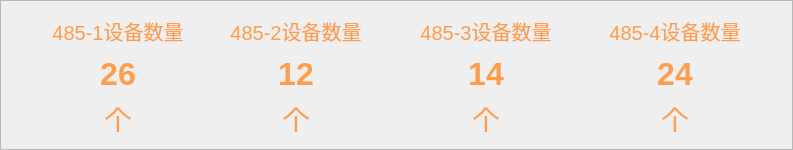
          <widget class="QFrame" name="frame_6">
           <property name="sizePolicy">
            <sizepolicy hsizetype="Preferred" vsizetype="Preferred">
             <horstretch>0</horstretch>
             <verstretch>0</verstretch>
            </sizepolicy>
           </property>
           <property name="minimumSize">
            <size>
             <width>150</width>
             <height>150</height>
            </size>
           </property>
           <property name="maximumSize">
            <size>
             <width>1000</width>
             <height>200</height>
            </size>
           </property>
           <property name="styleSheet">
            <string notr="true">.QFrame{
border-image: url(:/images/border002.png);
}</string>
           </property>
           <property name="frameShape">
            <enum>QFrame::StyledPanel</enum>
           </property>
           <property name="frameShadow">
            <enum>QFrame::Raised</enum>
           </property>
           <layout class="QHBoxLayout" name="horizontalLayout_16">
            <item>
             <spacer name="horizontalSpacer_9">
              <property name="orientation">
               <enum>Qt::Horizontal</enum>
              </property>
              <property name="sizeHint" stdset="0">
               <size>
                <width>40</width>
                <height>20</height>
               </size>
              </property>
             </spacer>
            </item>
            <item>
             <layout class="QVBoxLayout" name="verticalLayout_8">
              <item>
               <widget class="QLabel" name="label_17">
                <property name="font">
                 <font>
                  <pointsize>15</pointsize>
                 </font>
                </property>
                <property name="styleSheet">
                 <string notr="true">color:#ff9d4d</string>
                </property>
                <property name="text">
                 <string>485-1设备数量</string>
                </property>
                <property name="alignment">
                 <set>Qt::AlignCenter</set>
                </property>
               </widget>
              </item>
              <item>
               <widget class="QLabel" name="label_18">
                <property name="font">
                 <font>
                  <pointsize>24</pointsize>
                  <weight>75</weight>
                  <bold>true</bold>
                 </font>
                </property>
                <property name="styleSheet">
                 <string notr="true">color:#ff9d4d</string>
                </property>
                <property name="text">
                 <string>26</string>
                </property>
                <property name="alignment">
                 <set>Qt::AlignCenter</set>
                </property>
               </widget>
              </item>
              <item>
               <widget class="QLabel" name="label_19">
                <property name="font">
                 <font>
                  <pointsize>20</pointsize>
                 </font>
                </property>
                <property name="styleSheet">
                 <string notr="true">color:#ff9d4d</string>
                </property>
                <property name="text">
                 <string>个</string>
                </property>
                <property name="alignment">
                 <set>Qt::AlignCenter</set>
                </property>
               </widget>
              </item>
             </layout>
            </item>
            <item>
             <spacer name="horizontalSpacer_14">
              <property name="orientation">
               <enum>Qt::Horizontal</enum>
              </property>
              <property name="sizeHint" stdset="0">
               <size>
                <width>40</width>
                <height>20</height>
               </size>
              </property>
             </spacer>
            </item>
            <item>
             <layout class="QVBoxLayout" name="verticalLayout_10">
              <item>
               <widget class="QLabel" name="label_40">
                <property name="font">
                 <font>
                  <pointsize>15</pointsize>
                 </font>
                </property>
                <property name="styleSheet">
                 <string notr="true">color:#ff9d4d</string>
                </property>
                <property name="text">
                 <string>485-2设备数量</string>
                </property>
                <property name="alignment">
                 <set>Qt::AlignCenter</set>
                </property>
               </widget>
              </item>
              <item>
               <widget class="QLabel" name="label_41">
                <property name="font">
                 <font>
                  <pointsize>24</pointsize>
                  <weight>75</weight>
                  <bold>true</bold>
                 </font>
                </property>
                <property name="styleSheet">
                 <string notr="true">color:#ff9d4d</string>
                </property>
                <property name="text">
                 <string>12</string>
                </property>
                <property name="alignment">
                 <set>Qt::AlignCenter</set>
                </property>
               </widget>
              </item>
              <item>
               <widget class="QLabel" name="label_42">
                <property name="font">
                 <font>
                  <pointsize>20</pointsize>
                 </font>
                </property>
                <property name="styleSheet">
                 <string notr="true">color:#ff9d4d</string>
                </property>
                <property name="text">
                 <string>个</string>
                </property>
                <property name="alignment">
                 <set>Qt::AlignCenter</set>
                </property>
               </widget>
              </item>
             </layout>
            </item>
            <item>
             <spacer name="horizontalSpacer_27">
              <property name="orientation">
               <enum>Qt::Horizontal</enum>
              </property>
              <property name="sizeHint" stdset="0">
               <size>
                <width>52</width>
                <height>17</height>
               </size>
              </property>
             </spacer>
            </item>
            <item>
             <layout class="QVBoxLayout" name="verticalLayout_9">
              <item>
               <widget class="QLabel" name="label_20">
                <property name="font">
                 <font>
                  <pointsize>15</pointsize>
                 </font>
                </property>
                <property name="styleSheet">
                 <string notr="true">color:#ff9d4d</string>
                </property>
                <property name="text">
                 <string>485-3设备数量</string>
                </property>
                <property name="alignment">
                 <set>Qt::AlignCenter</set>
                </property>
               </widget>
              </item>
              <item>
               <widget class="QLabel" name="label_21">
                <property name="font">
                 <font>
                  <pointsize>24</pointsize>
                  <weight>75</weight>
                  <bold>true</bold>
                 </font>
                </property>
                <property name="styleSheet">
                 <string notr="true">color:#ff9d4d</string>
                </property>
                <property name="text">
                 <string>14</string>
                </property>
                <property name="alignment">
                 <set>Qt::AlignCenter</set>
                </property>
               </widget>
              </item>
              <item>
               <widget class="QLabel" name="label_22">
                <property name="font">
                 <font>
                  <pointsize>20</pointsize>
                 </font>
                </property>
                <property name="styleSheet">
                 <string notr="true">color:#ff9d4d</string>
                </property>
                <property name="text">
                 <string>个</string>
                </property>
                <property name="alignment">
                 <set>Qt::AlignCenter</set>
                </property>
               </widget>
              </item>
             </layout>
            </item>
            <item>
             <spacer name="horizontalSpacer_28">
              <property name="orientation">
               <enum>Qt::Horizontal</enum>
              </property>
              <property name="sizeHint" stdset="0">
               <size>
                <width>51</width>
                <height>17</height>
               </size>
              </property>
             </spacer>
            </item>
            <item>
             <layout class="QVBoxLayout" name="verticalLayout_16">
              <item>
               <widget class="QLabel" name="label_43">
                <property name="font">
                 <font>
                  <pointsize>15</pointsize>
                 </font>
                </property>
                <property name="styleSheet">
                 <string notr="true">color:#ff9d4d</string>
                </property>
                <property name="text">
                 <string>485-4设备数量</string>
                </property>
                <property name="alignment">
                 <set>Qt::AlignCenter</set>
                </property>
               </widget>
              </item>
              <item>
               <widget class="QLabel" name="label_44">
                <property name="font">
                 <font>
                  <pointsize>24</pointsize>
                  <weight>75</weight>
                  <bold>true</bold>
                 </font>
                </property>
                <property name="styleSheet">
                 <string notr="true">color:#ff9d4d</string>
                </property>
                <property name="text">
                 <string>24</string>
                </property>
                <property name="alignment">
                 <set>Qt::AlignCenter</set>
                </property>
               </widget>
              </item>
              <item>
               <widget class="QLabel" name="label_45">
                <property name="font">
                 <font>
                  <pointsize>20</pointsize>
                 </font>
                </property>
                <property name="styleSheet">
                 <string notr="true">color:#ff9d4d</string>
                </property>
                <property name="text">
                 <string>个</string>
                </property>
                <property name="alignment">
                 <set>Qt::AlignCenter</set>
                </property>
               </widget>
              </item>
             </layout>
            </item>
            <item>
             <spacer name="horizontalSpacer_10">
              <property name="orientation">
               <enum>Qt::Horizontal</enum>
              </property>
              <property name="sizeHint" stdset="0">
               <size>
                <width>40</width>
                <height>20</height>
               </size>
              </property>
             </spacer>
            </item>
           </layout>
          </widget>
